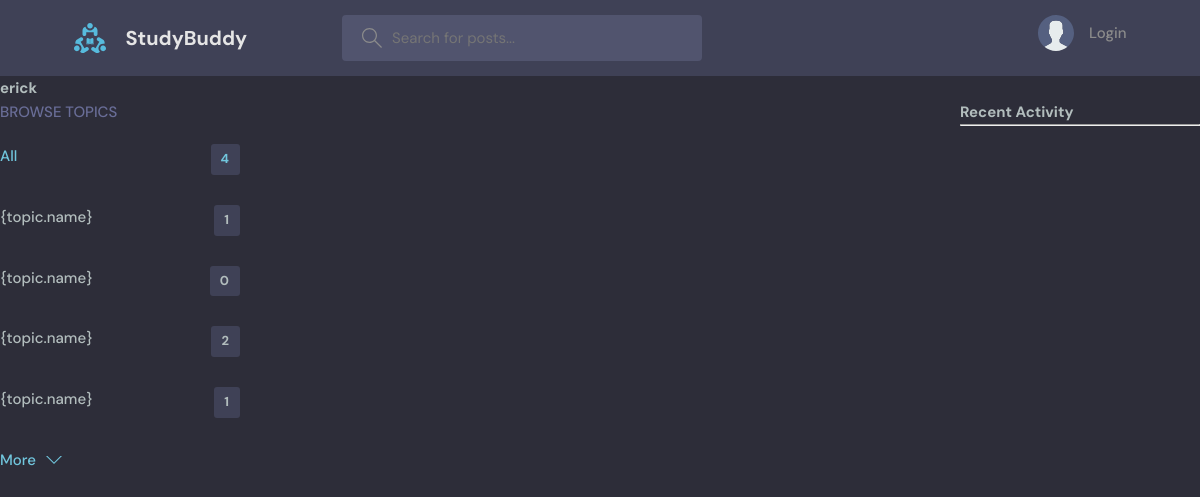
The page /profile/3/ on the database as committed earlier.
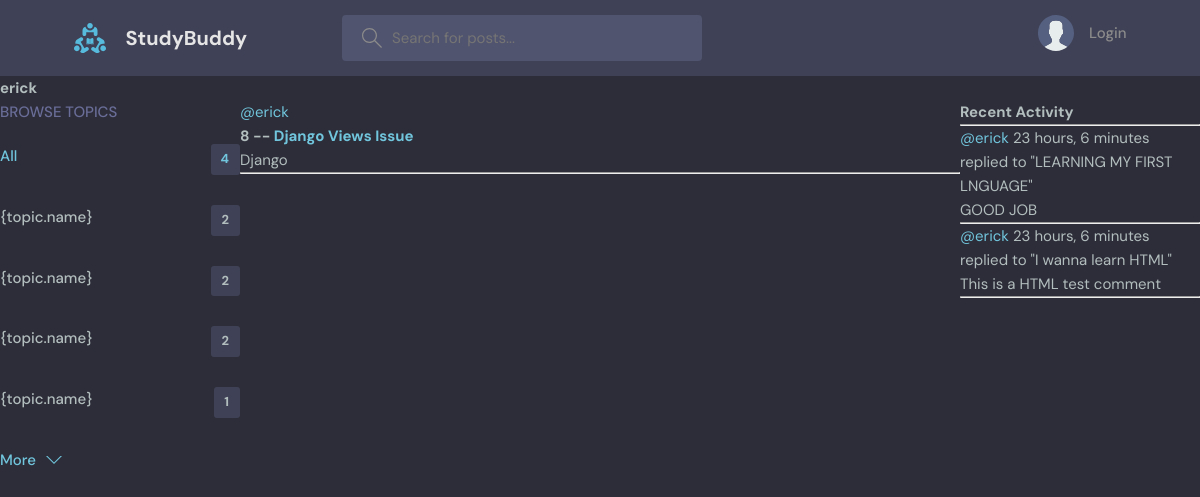
The same page on the database as committed later.
### base/models.py (models this page shows, shortened)
class Topic(models.Model):
    name = models.CharField(max_length=200)

class Room(models.Model):
    host = models.ForeignKey(User, on_delete=models.SET_NULL, null=True)
    topic = models.ForeignKey(Topic, on_delete=models.SET_NULL, null=True)
    name = models.CharField(max_length=200)
    description = models.TextField(null=True, blank=True)
    participants = models.ManyToManyField(User, related_name='participants', blank=True)
    updated = models.DateTimeField(auto_now=True)
    created = models.DateTimeField(auto_now_add=True)
    class Meta:
        ordering = ['-updated', '-created']
    def __str__(self):
        return self.name

class Message(models.Model):
    user = models.ForeignKey(User, on_delete=models.CASCADE)
    room = models.ForeignKey(Room, on_delete=models.CASCADE)
    body = models.TextField()
    updated = models.DateTimeField(auto_now=True)
    created = models.DateTimeField(auto_now_add=True)
    class Meta:
        ordering = ['-updated', '-created']
    def __str__(self):
        return self.body[0:50]

### base/views.py (the view)
# urls.py: path('profile/<str:pk>/', views.userProfile, name='user-profile'),
def userProfile(request, pk):
    user = User.objects.get(id=pk)
    rooms = user.room_set.all()
    room_messages = user.message_set.all()
    topics = Topic.objects.all()
    context = {'user': user, 'rooms': rooms,
            'room_messages': room_messages, 'topics': topics}
    return render(request, 'base/profile.html', context)

### base/templates/base/profile.html (shortened to what this page needs)
{% extends 'main.html' %}
{% block content %}
<h1>{{user.username}}</h1>
<div class="profile-container">
    <div>
        {% include 'base/topics_component.html' %}
    </div>
    <div>
        {% include 'base/feed_component.html' %}
    </div>
    <div>
        {% include 'base/activity_component.html' %}
    </div>
</div>
{% endblock content %}

### base/templates/base/topics_component.html
<div class="topics">
    <div class="topics__header">
      <h2>Browse Topics</h2>
    </div>
    <ul class="topics__list">
      <li>
        <a href="{% url 'home' %}" class="active">All <span>{{topics.count}}</span></a>
      </li>
      {% for topic in topics %}
      <li>
        <a href="{% url 'home' %}?q={{topic.name}}">{topic.name}<span>{{topic.room_set.count}}</span></a>
      </li>
      {% endfor %}
    </ul>
    <a class="btn btn--link" href="topics.html">
      More
      <svg version="1.1" xmlns="http://www.w3.org/2000/svg" width="32" height="32" viewBox="0 0 32 32">
        <title>chevron-down</title>
        <path d="M16 21l-13-13h-3l16 16 16-16h-3l-13 13z"></path>
      </svg>
    </a>
  </div>

### base/templates/base/feed_component.html (shortened to what this page needs)
{% for room in rooms %}
<div>
    <a href="{% url 'user-profile' room.host.id %}">@{{room.host.username}}</a>
    <h5>{{room.id}} -- <a href="{% url 'room' room.id %}">{{room.name}}</a></h5>
    <small>{{room.topic.name}}</small>
    <hr>
</div>
{% endfor %}

### base/templates/base/activity_component.html (shortened to what this page needs)
<h3>Recent Activity</h3>
<hr>
{% for message in room_messages %}
<div>
    <small><a href="{% url 'user-profile' message.user.id %}">@{{message.user}}</a> {{message.created|timesince}}</small>
    <small>replied to "{{message.room}}"</small>
    <p>{{message}}</p>
    <hr>
</div>
{% endfor %}

Rows that differ between the two databases and show on the page:
computed for Topic (number 1 of 4 on the later page): room_set.count "1" → "2"
computed for Topic (number 2 of 4 on the later page): room_set.count "0" → "2"
added Room: host.username "erick", id "8", name "Django Views Issue", topic.name "Django"
added Message: user "erick", created "23 hours, 6 minutes", room "LEARNING MY FIRST LNGUAGE", body "GOOD JOB"
added Message: user "erick", created "23 hours, 6 minutes", room "I wanna learn HTML", body "This is a HTML test comment"
